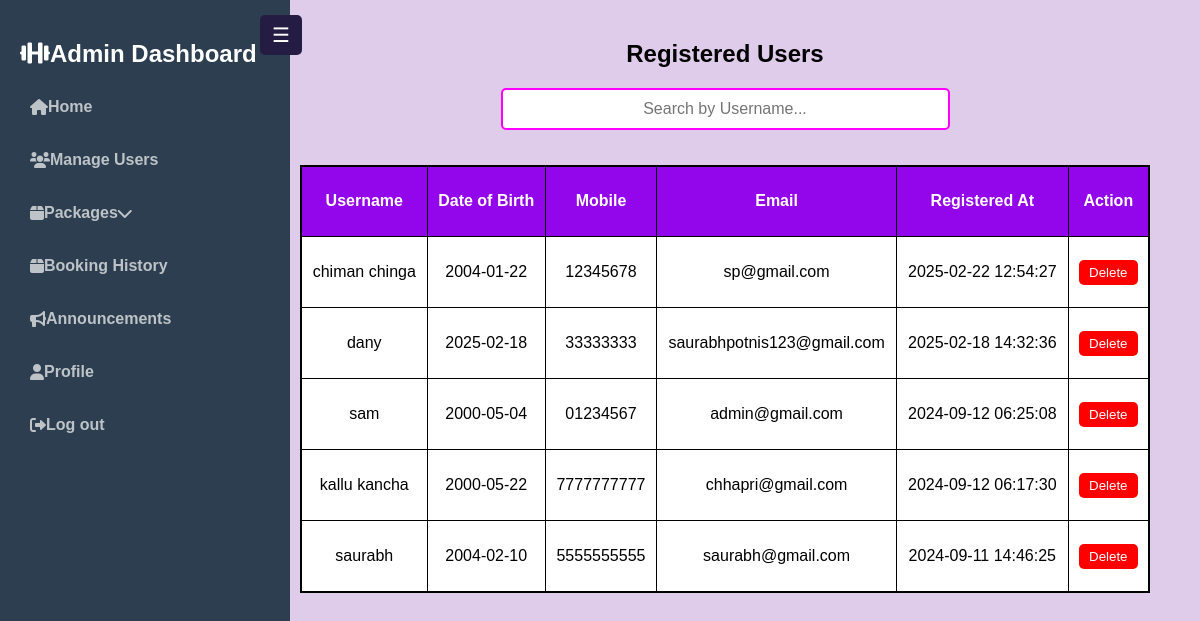
Screenshot of /admin/members.php (signed in) with the database file from the repository.
### tables this page shows
CREATE TABLE IF NOT EXISTS `userinfo` (
  `id` int NOT NULL AUTO_INCREMENT,
  `username` varchar(45) DEFAULT NULL,
  `dob` date NOT NULL,
  `mobile` varchar(45) NOT NULL,
  `email` varchar(45) NOT NULL,
  `password` varchar(255) NOT NULL,
  `create_date` timestamp NOT NULL DEFAULT CURRENT_TIMESTAMP,
  PRIMARY KEY (`id`)
);

### admin/members.php (the view, shortened to what this page needs)
<?php
include "config.php";
$sql = "SELECT id,username, dob, mobile, email,create_date FROM userinfo ORDER BY create_date DESC";
$result = mysqli_query($conn, $sql);
?>
<!DOCTYPE html>
<html lang="en">
<head>
    <link rel="stylesheet" href="css/styless.css">
    <link rel="stylesheet" href="https://cdnjs.cloudflare.com/ajax/libs/font-awesome/6.4.2/css/all.min.css">
</head>
<body>
<?php include "sidebar.php"; ?>
<div class="main-content">
    <div class="container">
        <h2>Registered Users</h2>
        <table id="usersTable">
        <thead>
                <tr>
                <input type="text" id="searchInput" class="search-bar" placeholder="Search by Username..." onkeyup="searchUsers()"></tr>
                <tr>
                    <th>Username</th>
                    <th>Date of Birth</th>
                    <th>Mobile</th>
                    <th>Email</th>
                    <th>Registered At</th>
                    <th>Action</th>
                </tr>
            </thead>
            <tbody>
            <?php while ($row = mysqli_fetch_assoc($result)) { ?>
                <tr>
                    <td><?= htmlspecialchars($row["username"]); ?></td>
                    <td><?= htmlspecialchars($row["dob"]); ?></td>
                    <td><?= htmlspecialchars($row["mobile"]); ?></td>
                    <td><?= htmlspecialchars($row["email"]); ?></td>
                    <td><?= htmlspecialchars($row["create_date"]); ?></td>
                    <td>
                        <form action="delete-user.php" method="POST" onsubmit="return confirm('Are you sure you want to delete this user?');">
                            <button type="submit" class="delete-btn">Delete</button>
                        </form>
                    </td>
                </tr>
                <?php } ?>
            </tbody>
        </table>
     </div>
    </div>
</body>
</html>

### admin/sidebar.php (shortened to what this page needs)
<!DOCTYPE html>
<html lang="en">
<head>
    <link rel="stylesheet" href="https://cdnjs.cloudflare.com/ajax/libs/font-awesome/6.0.0/css/all.min.css">
</head>
<body>
    <div class="sidebar" id="sidebar">
        <h2><i class="fas fa-dumbbell"></i>Admin Dashboard</h2>
        <ul>
            <li><a href="admin.php"><i class="fas fa-home"></i> <span>Home</span></a></li>
            <li><a href="members.php"><i class="fas fa-users"></i> <span>Manage Users</span></a></li>
            <li>
    <a href="#" onclick="togglePackages()">
        <i class="fas fa-box"></i> <span>Packages</span>
        <i id="packageArrow" class="fas fa-chevron-down" style="float: right;"></i>
    </a>
     </li>
            <li><a href="booking-history.php"><i class="fas fa-box"></i> <span>Booking History</span></a></li>
            <li><a href="announcement.php"><i class="fas fa-bullhorn"></i> Announcements</a></li>
            <li><a href="update-profile.php"><i class="fas fa-user"></i> Profile</a></li>
            <li><a href="logout.php"><i class="fas fa-sign-out-alt"></i> Log out</a></li>
        </ul>
    </div>
    <button class="toggle-btn" onclick="toggleSidebar()">&#9776;</button>
</body>
</html>

### admin/css/styless.css (style rules this page uses)
body { display: flex; margin: 0; font-family: Arial, sans-serif; }
.sidebar { width: 250px; min-width: 250px; height: 100vh; background: #2C3E50; color: white; padding: 20px; position: fixed; left: 0; top: 0; bottom: 0; overflow-y: auto; transition: width 0.3s ease-in-out, left 0.3s ease-in-out; }
.toggle-btn { position: absolute; top: 15px; left: 260px; background: #251c44; width: auto; height: auto; color: white; padding: 8px 12px; border-radius: 5px; cursor: pointer; font-size: 20px; min-width: 40px; min-height: 40px; border: none; transition: left 0.3s ease-in-out; }
.main-content { margin-left: 250px; padding: 20px; width: calc(100% - 250px); transition: margin-left 0.3s ease-in-out; }
.sidebar ul { list-style: none; padding: 0; }
.sidebar ul li { margin: 15px 0; }
.sidebar ul li a { color: #BDC3C7; text-decoration: none; display: flex; align-items: center; padding: 10px; font-size: 16px; font-weight: bold; border-radius: 5px; transition: 0.3s ease-in-out; }
.main-content { justify-content: center; }

### admin/members.php (style rules this page uses)
body { background-color:rgb(223, 204, 235) ; }
.container { background:transparent ; width: 850px; margin: 20px auto; text-align: center; border-radius: 10px; border-color: #000; height: 500px; }
.container h2 { color: black; }
table { background-color: white; border: 2px solid #000; height: 350px; width: 100%; border-collapse: collapse; margin-top: 20px; }
th, td { border: 1px solid #000; color: #000; padding: 10px; text-align: center; height: 50px; vertical-align: middle; }
th { background-color:rgb(147, 5, 235); color: white; }
.delete-btn { background-color: red; color: white; border: none; padding: 5px 10px; cursor: pointer; border-radius: 5px; transition: 0.3s; }
.search-bar { width: 50%; padding: 10px; margin-bottom: 15px; border: 2px solid #FF00FF; border-radius: 5px; font-size: 16px; text-align: center; outline: none; }

### admin/sidebar.php (style rules this page uses)
body { display: flex; margin: 0; font-family: Arial, sans-serif; }

### rows the page displays
userinfo: username "chiman chinga", dob "2004-01-22", mobile "12345678", email "sp@gmail.com", create_date "2025-02-22 12:54:27"
userinfo: username "dany", dob "2025-02-18", mobile "33333333", email "saurabhpotnis123@gmail.com", create_date "2025-02-18 14:32:36"
userinfo: username "sam", dob "2000-05-04", mobile "01234567", email "admin@gmail.com", create_date "2024-09-12 06:25:08"
userinfo: username "kallu kancha", dob "2000-05-22", mobile "7777777777", email "chhapri@gmail.com", create_date "2024-09-12 06:17:30"
userinfo: username "saurabh", dob "2004-02-10", mobile "5555555555", email "saurabh@gmail.com", create_date "2024-09-11 14:46:25"
